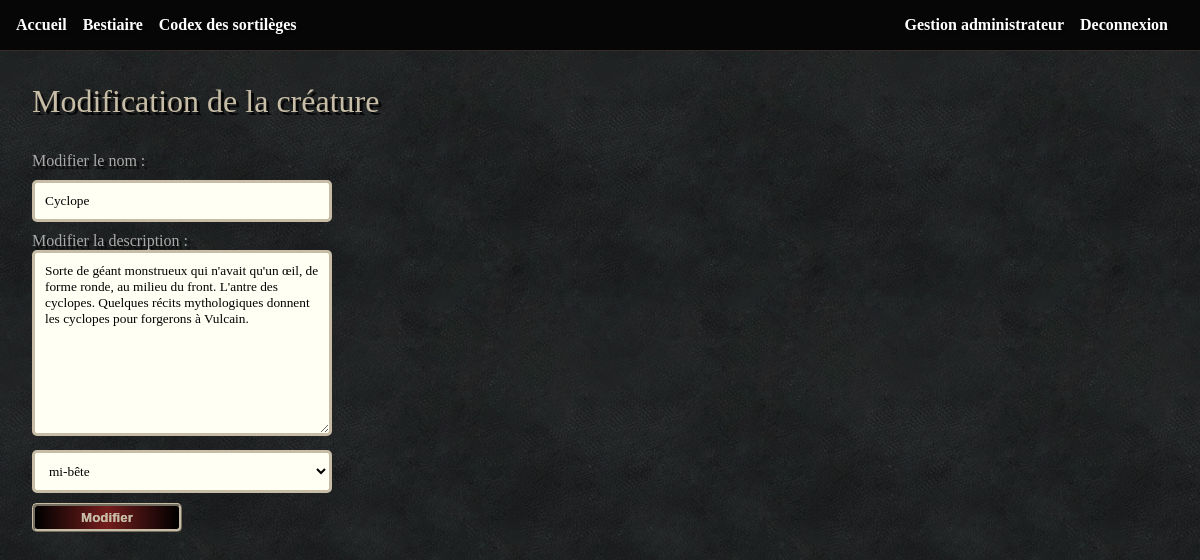
Page /bestiaire/creature_modification.php?admin=1&id=10 (signed in) on the committed database.
### tables this page shows
CREATE TABLE IF NOT EXISTS `creature` (
  `id` int(11) NOT NULL AUTO_INCREMENT,
  `nom` varchar(255) NOT NULL,
  `description` text NOT NULL,
  `image` varchar(255) DEFAULT NULL,
  `users_id` int(11) NOT NULL,
  `famille_id` int(11) NOT NULL,
  PRIMARY KEY (`id`)
);

CREATE TABLE IF NOT EXISTS `famille` (
  `id` int(11) NOT NULL AUTO_INCREMENT,
  `nom_famille` varchar(255) NOT NULL,
  PRIMARY KEY (`id`)
);

### bestiaire/creature_modification.php (the view, shortened to what this page needs)
<?php
include_once('../environnement.php');
$requestOptions = $bdd->prepare('SELECT id, nom_famille
FROM famille');
$requestOptions->execute([]);
$articleId = $_GET['id'];
$rqSelect = $bdd->prepare('SELECT *
                             FROM creature
                             WHERE id = ?');
$rqSelect->execute(array($articleId));
$values = $rqSelect->fetchAll();
?>
<?php
include_once('../include/head.php');
?>
<body>
    <?php
    include_once('../include/nav.php');
    ?>
    <main>
        <h1>Modification de la créature</h1>
        <form action="creature_modification.php<?= '?id=' . $articleId ?>" method="POST">
            <?php foreach ($values as $value) : ?>
                <label for="name">Modifier le nom :</label>
                <input type="text" id="name" name="name" value="<?= $value['nom'] ?>">
                <label for="description">Modifier la description :</label>
                <textarea name="description" id="description" cols=" 30" rows="10"><?= $value['description'] ?></textarea>
                <select name="famille" id="famille">
                <?php while($data = $requestOptions->fetch()): ?>
                    <option value="<?php echo $data['id'];?>"
                    <?php
                    if($data['id'] == $value['famille_id']){
                        echo " selected";
                    }
                    ?>><?php echo $data['nom_famille']; ?></option>
                <?php endwhile; ?>
            </select>
            <?php endforeach; ?>
            <button>Modifier</button>
        </form>
    </main>
</body>
</html>

### assets/css/style.css (style rules this page uses)
form { width:300px }
form input,form select { box-sizing:border-box;display:block;width:100%;margin:10px 0;padding:10px;border-radius:5px;border:3px solid #c7bda6;transition:.3s border-color;background-color:#fffff3;font-family:calibri }
form textarea { box-sizing:border-box;padding:10px;width:100%;border-radius:5px;border:3px solid #c7bda6;background-color:#fffff3;font-family:calibri }
form button { appearance:none;-webkit-appearance:none;font-weight:600;border-radius:5px;width:50%;transition:all ease-in-out .3s }
* { margin:0px;padding:0px;list-style:none;text-decoration:none }
body { font-family:calibri;background-color:#706c61;background-image:url("../image/texture.jpg");background-size:300px;color:#aaa;text-shadow:3px 3px 1px #070606 }
h1,h2,h3 { font-family:"Old Fenris";margin-bottom:1em;color:#c7bda6;text-shadow:3px 3px #070606;font-weight:200 }
main { padding:2em }
.btn,button { color:#c7bda6;padding:4px 7px;background:linear-gradient(90deg, rgb(0, 0, 0) 0%, rgb(116, 29, 29) 50%, rgb(0, 0, 0) 100%);border:3px ridge #c7bda6;border-radius:3px;display:inline-block;text-shadow:0px 0px 0px;transition:all .5s ease-in-out }

### rows in the picture
creature: name "Cyclope", description "Sorte de géant monstrueux qui n'avait qu'un œil, de forme ronde, au milieu du front. L'antre des cyclopes. Quelques récits mythologiques donnent les cyclopes pour forgerons à Vulcain.", famille "mi-bête"
